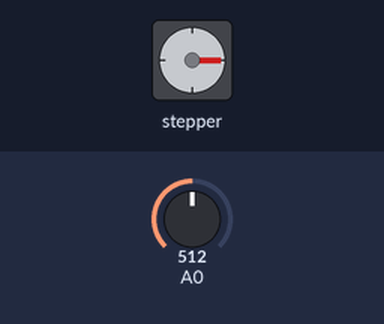
Bench run of a sketch on a simulated Arduino Uno, built with avr-gcc and run on an emulated ATmega328P. On the bench: stepper motor. The test bench sets the inputs (shaded band); at power-on: A0 = 512. Stepper angles assume 2048 steps per turn.

Above: at 16.8 s.
16.9 s: A0 set to 716
At 19.28 s:
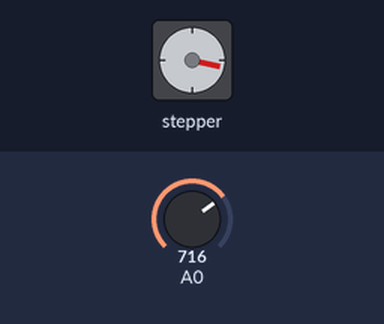
At 22.32 s:
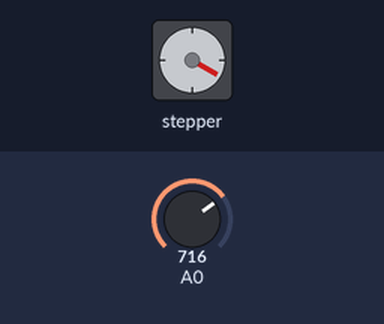
22.9 s: A0 set to 900
At 29.6 s:
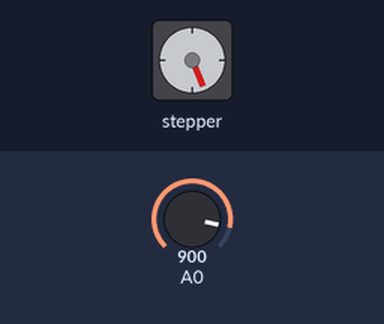
Timing chart, 0 to 31.1 s (numbered marks = the images above; inputs shaded):
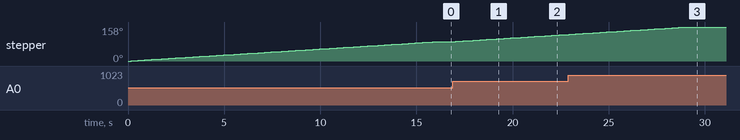

Measured:
- after the input at 16.9 s, stepper: keeps turning clockwise at about 6°/s, starting after 0.16 s
- by itself, stepper: turns 90° clockwise in 15.9 s

The sketch:

stepper_oneRevolution2.ino
```cpp
#include <Stepper.h>

// указываем количество шагов нашего мотора - в нашем случае 64
#define STEPS 64

// Создаем экземпляр класса Stepper, и указываем
// количество шагов и пины подключния
Stepper stepper(STEPS, 8, 9, 10, 11);

// переменная для запоминания предыдущего значения
int previous = 0;

void setup() {
  // Устанавливаем скорость вращения в об/мин
  stepper.setSpeed(30);
}

void loop() {
  // новое значение полученное с датчика
  int val = analogRead(0); // При подключении датчика, 0 заменить на пин датчика

  // Прокрутить на разницу шагов между новым полученным значением и предыдущим
  stepper.step(val - previous);

  // Запоминаем новое полученное значение
  previous = val;
}
```
